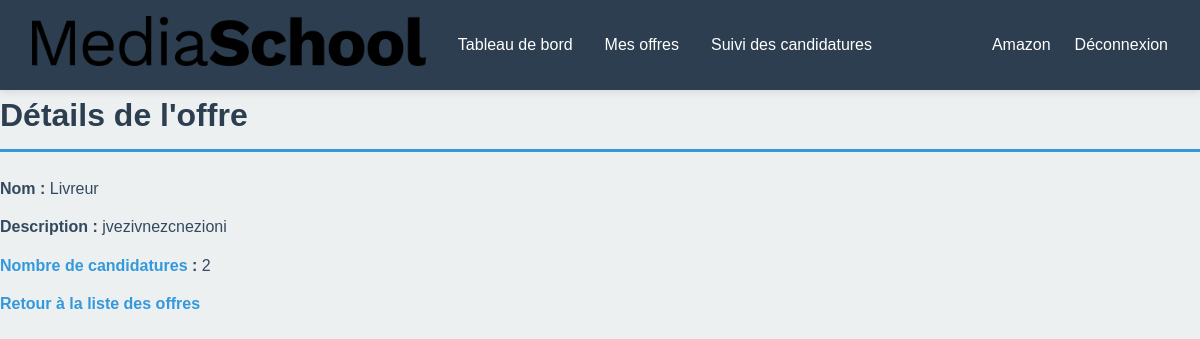
/users/entreprise/offre.php?id_offre=2 (signed in), run on an earlier commit of the app's database.
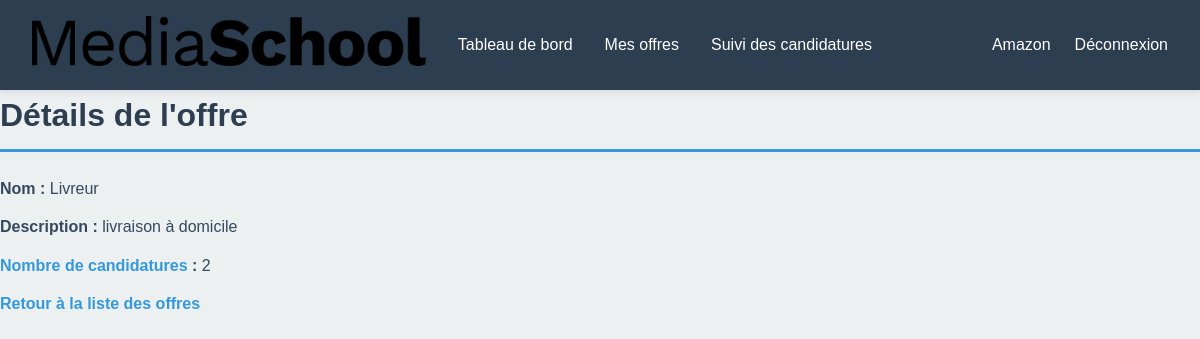
And on a later commit of the database.
### tables this page shows
CREATE TABLE IF NOT EXISTS `offre` (
  `id_offre` int NOT NULL AUTO_INCREMENT,
  `nom` varchar(50) NOT NULL,
  `type` varchar(50) NOT NULL,
  `duree` int NOT NULL,
  `unite_duree` varchar(2) NOT NULL,
  `date_creation` datetime NOT NULL DEFAULT CURRENT_TIMESTAMP,
  `description` text NOT NULL,
  `salaire` decimal(6,2) NOT NULL,
  `id_entreprise` int NOT NULL,
  PRIMARY KEY (`id_offre`),
  KEY `id_entreprise` (`id_entreprise`)
);

### users/entreprise/offre.php (the view, shortened to what this page needs)
<?php
require_once('../../connexion.php');
if (isset($_GET['id_offre'])) {
    $id_offre = $_GET['id_offre'];
    $sql = "SELECT offre.*, COUNT(candidature.id_candidature) AS nb_candidatures FROM offre
    LEFT JOIN candidature ON offre.id_offre = candidature.id_offre
    WHERE offre.id_offre = ? AND offre.id_entreprise = ?";
    $stmt = $pdo->prepare($sql);
    $stmt->execute([$id_offre, $_SESSION['user'][0]['id_entreprise']]);
    $offre = $stmt->fetch(PDO::FETCH_ASSOC);
}
?>
<!DOCTYPE html>
<html lang="fr">
<head>
    <link rel="stylesheet" href="../../style.css">
</head>
<body>
    <?php
        require_once "inc/header.php"
    ?>
    <div>
        <h1>Détails de l'offre</h1>
        <?php
        if (!isset($_GET['id_offre']) || empty($offre['id_offre'])) {
            echo "<p>Offre introuvable ou accès non autorisé.</p>";
        }
        else {
            echo "<p><strong>Nom :</strong> " . htmlspecialchars($offre['nom']) . "</p>";
            echo "<p><strong>Description :</strong> " . htmlspecialchars($offre['description']) . "</p>";
            echo "<p><strong><a href='suivi_candidatures.php?id_offre=" . urlencode($offre['id_offre']) . "'>Nombre de candidatures</a> :</strong> " . htmlspecialchars($offre['nb_candidatures']) . "</p>";
            echo "<p><strong><a href='mes_offres.php'>Retour à la liste des offres</a></strong></p>";
        }
        ?>
    </div>
</body>
</html>

What changed in the data, as far as the page shows it:
changed offre "Livreur": description "jvezivnezcnezioni" → "livraison à domicile"
